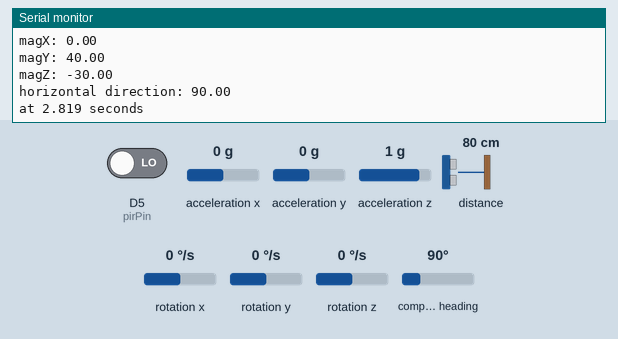
Recording of a sketch running on a simulated ESP8266 (NodeMCU). Parts: the last lines printed to the serial monitor. Wiring (inferred from the names in the program): ultrasonic range finder: trigger D4; echo D3. Inputs (shaded band) come from the test bench; at power-on: distance to the obstacle 80 cm, D5 (pirPin) LOW, acceleration x 0 g, acceleration y 0 g, acceleration z 1 g, rotation x 0 °/s, rotation y 0 °/s, rotation z 0 °/s, compass heading 90°. The echo pulse lasts 58.3 µs per cm; WiFi joins after 1.5 s; servers stay silent unless stated.

Above: at 3.0 s.
3.1 s: distance to the obstacle set to 2 cm
At 4.2 s:
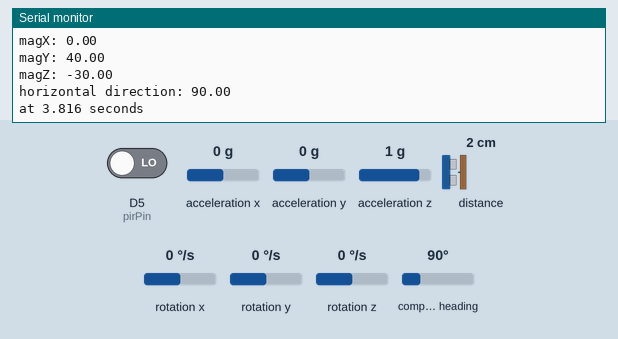
6.3 s: D5 (pirPin) driven HIGH
9.3 s: acceleration x set to -1.4 g
At 10.6 s:
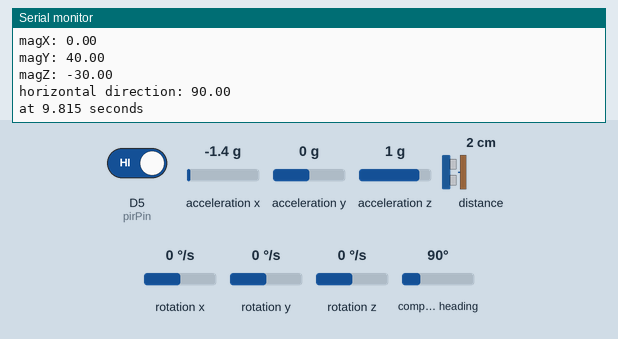
10.8 s: acceleration y set to -1.4 g
At 11.6 s:
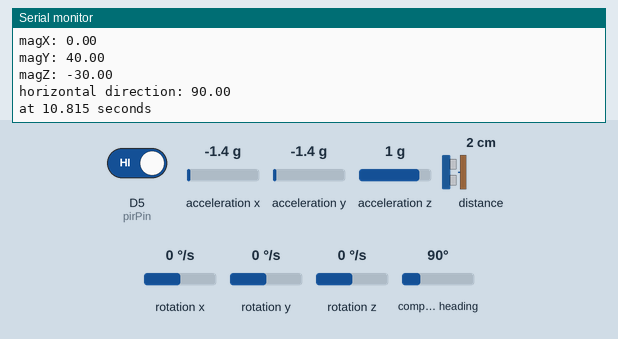
12.3 s: acceleration z set to -1.4 g
At 13.5 s:
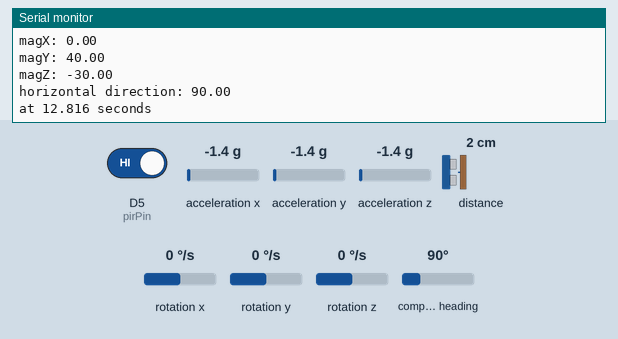
13.8 s: D5 (pirPin) driven LOW
Timing chart, 0 to 16.3 s (numbered marks = the images above; inputs shaded):
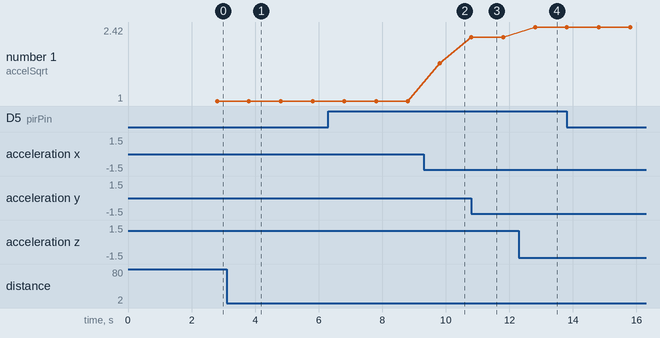

The sketch:

esp8266_blynk_emu_pir_ultrasonic.ino
```cpp
#define BLYNK_TEMPLATE_ID "TMPL6xJNCYqdm"
#define BLYNK_TEMPLATE_NAME "EMU PIR Ultrasonic ESP8266"
#define BLYNK_AUTH_TOKEN "fo6CT7wdfjJ0cCSy41jUfgkfe6EemqoX"

#define BLYNK_PRINT Serial

#include <ESP8266WiFi.h>
#include <BlynkSimpleEsp8266.h>
#include <MPU9250_asukiaaa.h>

char ssid[] = "alakazookas";
char pass[] = "oogaboogazu";

const int trigPin = D4;
const int echoPin = D3;
const int pirPin = D5;

MPU9250_asukiaaa mySensor;
float aX, aY, aZ, aSqrt, gX, gY, gZ, mDirection, mX, mY, mZ, second;

BlynkTimer timer;

void setup() {
  Serial.begin(115200);
  Blynk.begin(BLYNK_AUTH_TOKEN, ssid, pass);

  pinMode(trigPin, OUTPUT);
  pinMode(echoPin, INPUT);
  pinMode(pirPin, INPUT);

  timer.setInterval(1000L, sendData);

#ifdef _ESP32_HAL_I2C_H_ // For ESP32
  Wire.begin(SDA_PIN, SCL_PIN);
  mySensor.setWire(&Wire);
#endif

  mySensor.beginAccel();
  mySensor.beginGyro();
  mySensor.beginMag();

  // Pengaturan offset untuk magnetometer
  // mySensor.magXOffset = -50;
  // mySensor.magYOffset = -55;
  // mySensor.magZOffset = -10;
}

void sendData() {
  int result;

  // Pembacaan gerakan oleh PIR Sensor
  int pirValue = digitalRead(pirPin);
  if (pirValue == HIGH) {
    Blynk.virtualWrite(V0, "Motion detected!");
    Serial.println("Motion detected!");
    // Pengiriman notifikasi saat terdeksi gerakan
    //Blynk.notify("Motion detected!");
  } else {
    Blynk.virtualWrite(V0, "No motion detected");
    Serial.println("No motion detected");
  }

  // Pembacaan jarak oleh HC-SR04 Ultrasonic Sensor
  long duration, distance;
  digitalWrite(trigPin, LOW);
  delayMicroseconds(2);
  digitalWrite(trigPin, HIGH);
  delayMicroseconds(10);
  digitalWrite(trigPin, LOW);
  duration = pulseIn(echoPin, HIGH);
  distance = (duration / 2) / 29.1; //Pembagian 29.1 ke centimeter

  if (distance >= 2 && distance <= 400) {
    Blynk.virtualWrite(V1, distance);
    Serial.print("Distance: ");
    Serial.print(distance);
    Serial.println(" cm");
  } else {
    Blynk.virtualWrite(V1, "Out of range");
    Serial.println("Out of range");
  }

  // Pembacaan accelometer, gryroscope dan magnetometer oleh MPU9250 EMU sensor
  result = mySensor.accelUpdate();
  if (result == 0) {
    aX = mySensor.accelX();
    aY = mySensor.accelY();
    aZ = mySensor.accelZ();
    aSqrt = mySensor.accelSqrt();
    Serial.println("accelX: " + String(aX));
    Serial.println("accelY: " + String(aY));
    Serial.println("accelZ: " + String(aZ));
    Serial.println("accelSqrt: " + String(aSqrt));
  } else {
    Serial.println("Cannot read accel values " + String(result));
  }

  result = mySensor.gyroUpdate();
  if (result == 0) {
    gX = mySensor.gyroX();
    gY = mySensor.gyroY();
    gZ = mySensor.gyroZ();
    Serial.println("gyroX: " + String(gX));
    Serial.println("gyroY: " + String(gY));
    Serial.println("gyroZ: " + String(gZ));
  } else {
    Serial.println("Cannot read gyro values " + String(result));
  }

  result = mySensor.magUpdate();
  if (result != 0) {
    Serial.println("Cannot read mag, calling beginMag() again");
    mySensor.beginMag();
    result = mySensor.magUpdate();
  }
  if (result == 0) {
    mX = mySensor.magX();
    mY = mySensor.magY();
    mZ = mySensor.magZ();
    mDirection = mySensor.magHorizDirection();
    Serial.println("magX: " + String(mX));
    Serial.println("magY: " + String(mY));
    Serial.println("magZ: " + String(mZ));
    Serial.println("horizontal direction: " + String(mDirection));
  } else {
    Serial.println("Cannot read mag values " + String(result));
  }

  second = millis() / 1000.0; // Konversi millis ke detik
  Serial.println("at " + String(second, 3) + " seconds");

  // Pengiriman data sensor ke Blynk IoT
  Blynk.virtualWrite(V2, aX);
  Blynk.virtualWrite(V3, aY);
  Blynk.virtualWrite(V4, aZ);
  Blynk.virtualWrite(V5, gX);
  Blynk.virtualWrite(V6, gY);
  Blynk.virtualWrite(V7, gZ);
  Blynk.virtualWrite(V8, mX);
  Blynk.virtualWrite(V9, mY);
  Blynk.virtualWrite(V10, mZ);
  Blynk.virtualWrite(V11, mDirection);

  Serial.println("");
}

void loop() {
  Blynk.run();
  timer.run();
}
```

Measured:
- after the input at 3.1 s, the serial monitor: prints a new line after 0.71 s (image 1)
- after the input at 9.3 s, the serial monitor: prints a new line after 0.51 s (image 2)
- after the input at 10.8 s, the serial monitor: prints a new line at once (image 3)
- after the input at 12.3 s, the serial monitor: prints a new line after 0.51 s (image 4)
- plotted number 1: 1 → 1.72 after the input at 9.3 s, 1.72 → 2.22 after the input at 10.8 s, 2.22 → 2.42 after the input at 12.3 s
